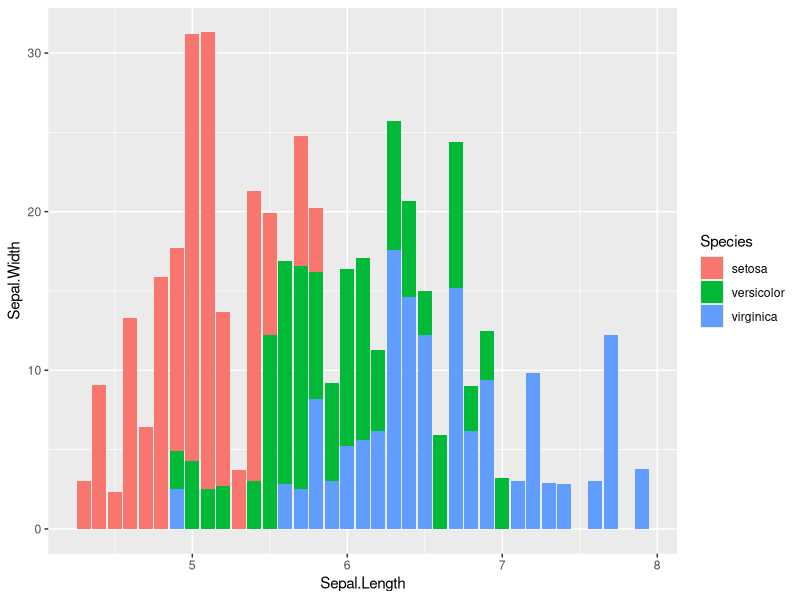
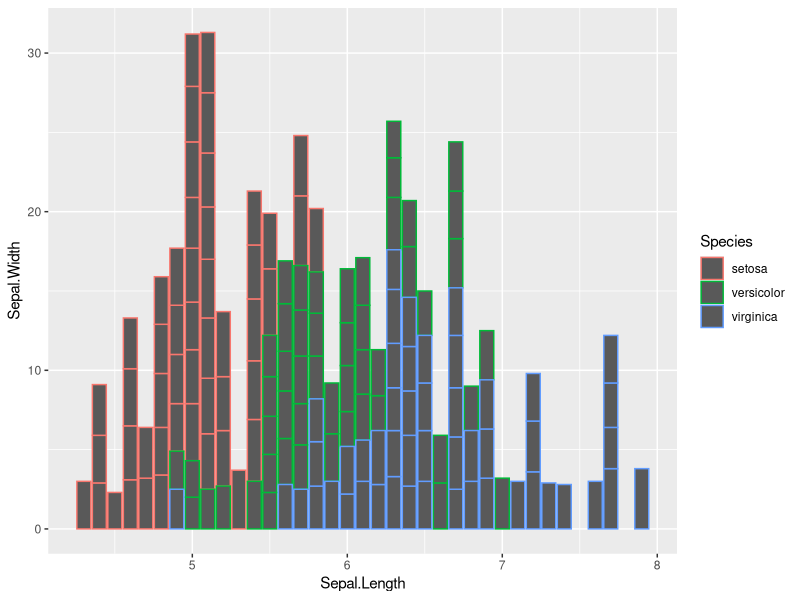
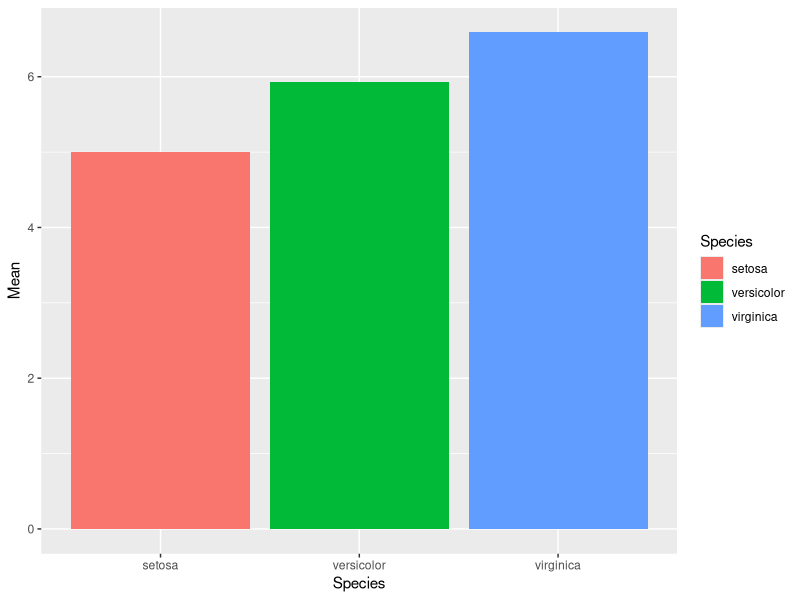
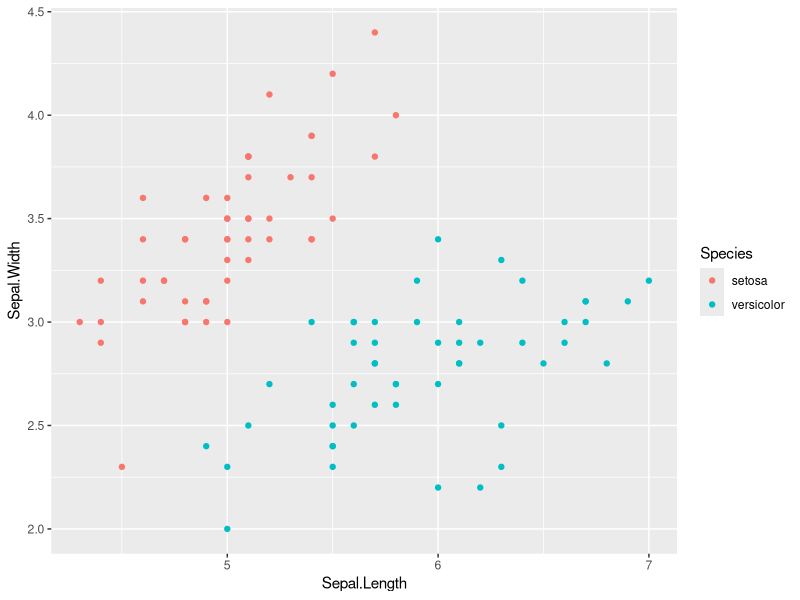
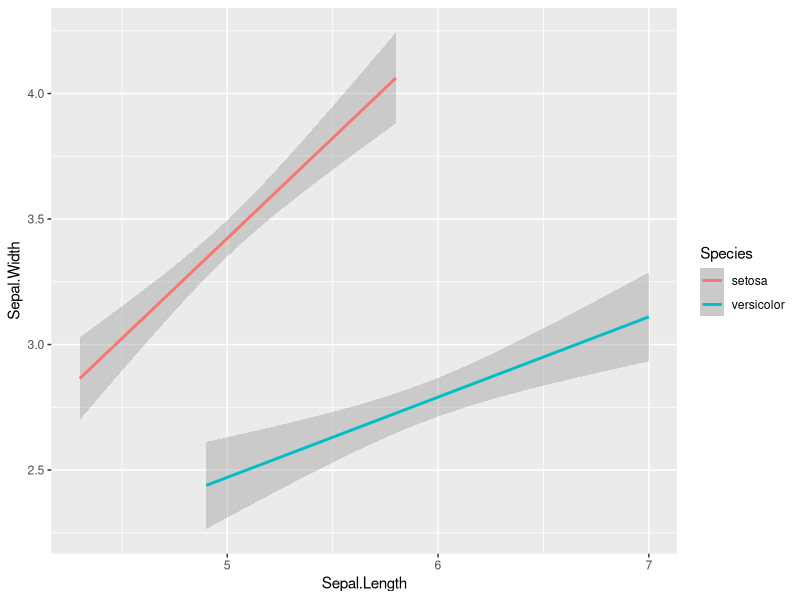
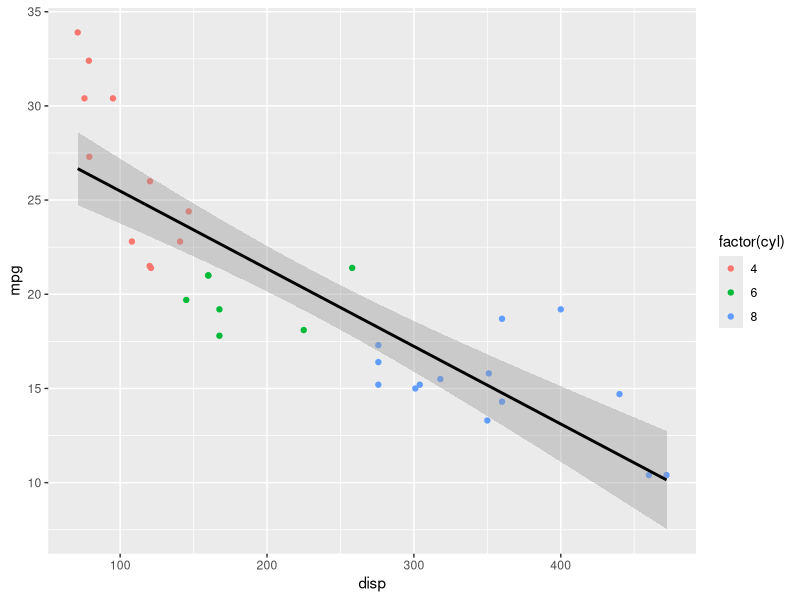
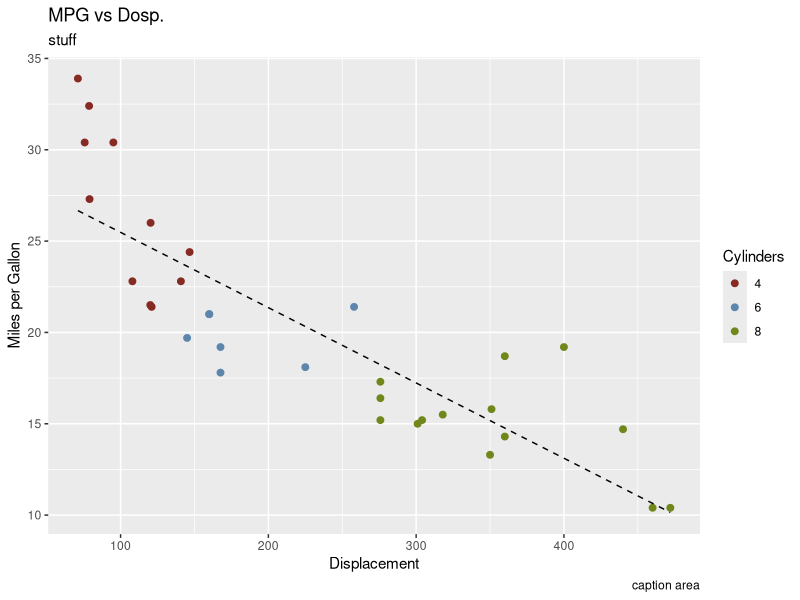

The R script that drew these images, in order:
library(tidyverse)


#load data
data("iris")

data("mtcars")


#ggplot(data,aes,geom-stat position)
#first argument is a data frame
names(iris)

ggplot(iris,aes(x = Sepal.Length,y = Sepal.Width, fill = Species))+
  geom_bar(stat = "identity")

ggplot(iris,aes(x = Sepal.Length,y = Sepal.Width, color = Species))+
  geom_bar(stat = "identity")
 
#bar chart showing mean of each species sepal length
############# Important##########
iris %>% group_by(Species) %>% 
  summarize(Mean = mean(Sepal.Length)) 

ggplot(iris %>% group_by(Species) %>% 
         summarize(Mean = mean(Sepal.Length)),aes(x = Species,y = Mean, fill =Species))+
  geom_col() #or you can pipe to ggplot


#another scatterplot
# setosa and versicolor
# scatterplot: x=Sepal.Length y=Sepal.Width, color= species


iris %>% filter(Species %in% c("setosa","versicolor")) %>% 
  ggplot(aes(x = Sepal.Length,y = Sepal.Width, color =Species))+
  geom_point()

 # another option :
 spp <- c("setosa","versicolor")
 
 iris %>% filter(Species %in% spp) %>% 
   ggplot(aes(x = Sepal.Length,y = Sepal.Width, color =Species))+
   #geom_point() +
   geom_smooth(method = "lm")
 
 
 
 names(mtcars)
 

 ggplot(mtcars, aes(x = disp, y = mpg, color = factor(cyl))) + 
    geom_point() +
   geom_smooth(method="lm",aes(group=1),colour="black")
   
 pcol<- c("#872a23","#5c86ab","#70871c")
 
 ggplot(mtcars, aes(x = disp, y = mpg)) + 
   geom_point(aes(color = factor(cyl)),size=2) +
   geom_smooth(method="lm",color="black",size=0.5,linetype=2,se=F)+
   labs(x="Displacement", y="Miles per Gallon",title="MPG vs Dosp.", subtitle="stuff", 
        caption ="caption area",color= "Cylinders") +
   scale_color_manual(values=pcol)
 
 #google color picker copy color code
  